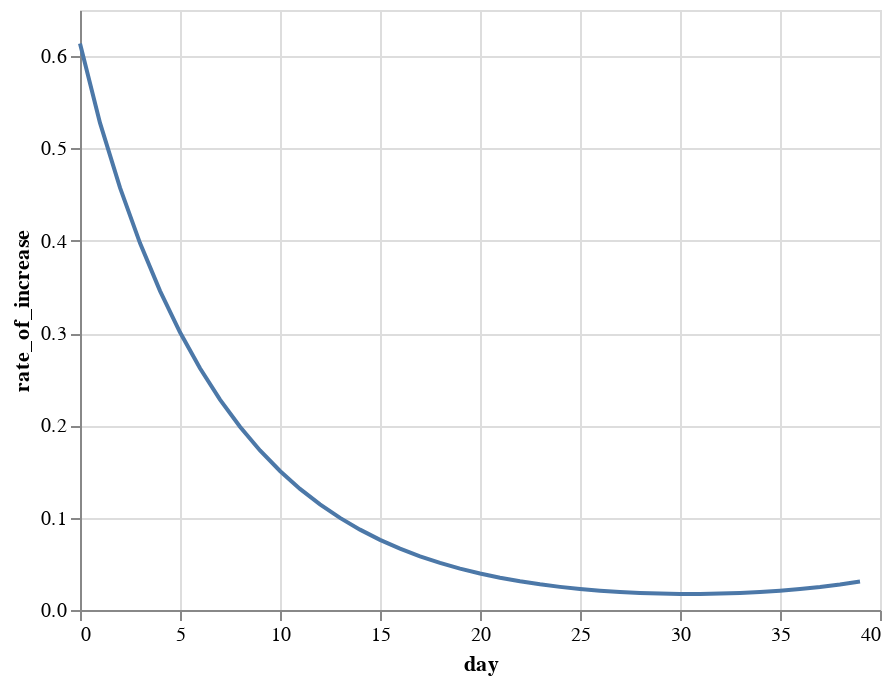

Notebook code for this chart:
### Markdown cell above
This plot shows that doubling time changes with time. No social mitigation is required. It will change differently if there is social mitigation. We need to be able to distinguish the change in doubling time due to each.

### Code cell
(alt
 .Chart(d_time.iloc[:40])
 .encode(x='day:Q', y='rate_of_increase:Q')
 .mark_line()
)

### Figure 1 — Vega-Lite specification as saved in the notebook (floating-point values rounded to 4 significant figures)
{"config": {"view": {"continuousWidth": 400, "continuousHeight": 300}}, "data": {"name": "data-fe74ef14af1b7245010057a53d854d6f"}, "mark": "line", "encoding": {"x": {"type": "quantitative", "field": "day"}, "y": {"type": "quantitative", "field": "rate_of_increase"}}, "$schema": "https://vega.github.io/schema/vega-lite/v4.8.1.json", "datasets": {"data-fe74ef14af1b7245010057a53d854d6f": [{"day": 0, "doubling_time": 1.033, "rate_of_increase": 0.6136}, {"day": 1, "doubling_time": 1.646, "rate_of_increase": 0.5277}, {"day": 2, "doubling_time": 2.174, "rate_of_increase": 0.4575}, {"day": 3, "doubling_time": 2.631, "rate_of_increase": 0.3975}, {"day": 4, "doubling_time": 3.029, "rate_of_increase": 0.3457}, {"day": 5, "doubling_time": 3.375, "rate_of_increase": 0.3008}, {"day": 6, "doubling_time": 3.676, "rate_of_increase": 0.2618}, {"day": 7, "doubling_time": 3.937, "rate_of_increase": 0.2279}, {"day": 8, "doubling_time": 4.165, "rate_of_increase": 0.1985}, {"day": 9, "doubling_time": 4.364, "rate_of_increase": 0.1729}, {"day": 10, "doubling_time": 4.537, "rate_of_increase": 0.1506}, {"day": 11, "doubling_time": 4.687, "rate_of_increase": 0.1312}, {"day": 12, "doubling_time": 4.818, "rate_of_increase": 0.1144}, {"day": 13, "doubling_time": 4.933, "rate_of_increase": 0.09975}, {"day": 14, "doubling_time": 5.033, "rate_of_increase": 0.08704}, {"day": 15, "doubling_time": 5.12, "rate_of_increase": 0.07601}, {"day": 16, "doubling_time": 5.196, "rate_of_increase": 0.06645}, {"day": 17, "doubling_time": 5.262, "rate_of_increase": 0.05817}, {"day": 18, "doubling_time": 5.32, "rate_of_increase": 0.05101}, {"day": 19, "doubling_time": 5.371, "rate_of_increase": 0.04483}, {"day": 20, "doubling_time": 5.416, "rate_of_increase": 0.03951}, {"day": 21, "doubling_time": 5.456, "rate_of_increase": 0.03495}, {"day": 22, "doubling_time": 5.491, "rate_of_increase": 0.03107}, {"day": 23, "doubling_time": 5.522, "rate_of_increase": 0.02779}, {"day": 24, "doubling_time": 5.549, "rate_of_increase": 0.02504}, {"day": 25, "doubling_time": 5.574, "rate_of_increase": 0.02277}, {"day": 26, "doubling_time": 5.597, "rate_of_increase": 0.02095}, {"day": 27, "doubling_time": 5.618, "rate_of_increase": 0.01952}, {"day": 28, "doubling_time": 5.638, "rate_of_increase": 0.01847}, {"day": 29, "doubling_time": 5.656, "rate_of_increase": 0.01778}, {"day": 30, "doubling_time": 5.674, "rate_of_increase": 0.01743}, {"day": 31, "doubling_time": 5.691, "rate_of_increase": 0.01742}, {"day": 32, "doubling_time": 5.709, "rate_of_increase": 0.01775}, {"day": 33, "doubling_time": 5.727, "rate_of_increase": 0.01842}, {"day": 34, "doubling_time": 5.745, "rate_of_increase": 0.01944}, {"day": 35, "doubling_time": 5.764, "rate_of_increase": 0.02084}, {"day": 36, "doubling_time": 5.785, "rate_of_increase": 0.02265}, {"day": 37, "doubling_time": 5.808, "rate_of_increase": 0.0249}, {"day": 38, "doubling_time": 5.833, "rate_of_increase": 0.02763}, {"day": 39, "doubling_time": 5.86, "rate_of_increase": 0.0309}]}}
